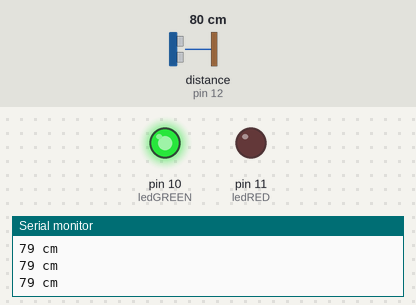
The sketch below on a simulated Arduino Uno, built with avr-gcc and run on an emulated ATmega328P. On the bench: output pins drawn as LEDs (lit = HIGH), the last lines printed to the serial monitor. Wiring (inferred from the names in the program): ultrasonic range finder: trigger pin 13; echo pin 12. The test bench sets the inputs (shaded band); at power-on: distance to the obstacle (sensor on pin 12) 80 cm. The echo pulse lasts 58.3 µs per cm; pins used as bus, display or sensor lines are not drawn.

Above: at 1.3 s.
1.4 s: distance to the obstacle (sensor on pin 12) set to 6 cm
2.9 s: distance to the obstacle (sensor on pin 12) set to 3 cm
At 4.2 s:
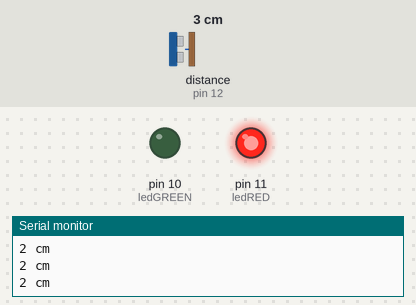
4.5 s: distance to the obstacle (sensor on pin 12) set to 9 cm
At 5.7 s:
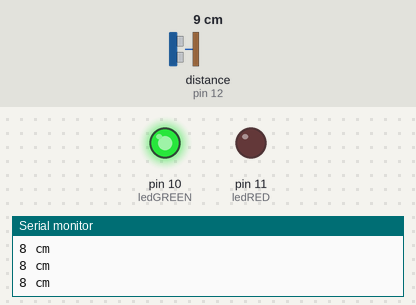
6.0 s: distance to the obstacle (sensor on pin 12) set to 2 cm
At 7.0 s:
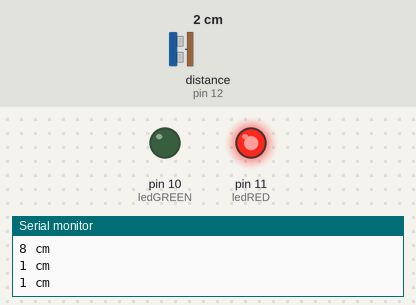
Timing chart, 0 to 8.5 s (numbered marks = the images above; inputs shaded):
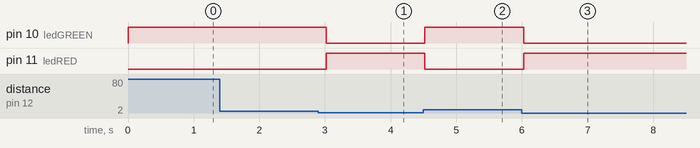

The sketch:

sr04.ino
```cpp
/*HC-SR04 distance sensor
VCC to arduino 5v GND to arduino GND
Echo to Arduino pin 13 Trig to Arduino pin 12
Red POS to Arduino pin 11
Green POS to Arduino pin 10
560 ohm resistor to both LED NEG
and GRD power rail*/
#define trigPin 13
#define echoPin 12
#define ledRED 11
#define ledGREEN 10
void setup() {
  Serial.begin (9600);
  pinMode(trigPin, OUTPUT);
  pinMode(echoPin, INPUT);
  pinMode(ledRED, OUTPUT);
  pinMode(ledGREEN, OUTPUT);
}
void loop() {
  long duration, distance;
  digitalWrite(trigPin, LOW);  // Added this line
  delayMicroseconds(2); // Added this line
  digitalWrite(trigPin, HIGH);
//  delayMicroseconds(1000); - Removed this line
  delayMicroseconds(10); // Added this line
  digitalWrite(trigPin, LOW);
  duration = pulseIn(echoPin, HIGH);
  distance = (duration/2) / 29.1;
  if (distance < 4) {
     // This is where the LED On/Off happens
    digitalWrite(ledRED,HIGH);
// When the Red condition is met,
// the Green LED should turn off
  digitalWrite(ledGREEN,LOW);
}
  else {
    digitalWrite(ledRED,LOW);
    digitalWrite(ledGREEN,HIGH);
  }
  if (distance >= 200 || distance <= 0){
    Serial.println("Out of range");
  }
  else {
    Serial.print(distance);
    Serial.println(" cm");
  }
  delay(500);
}
```

Measured:
- the behaviour switches between 5 and 4 cm on distance to the obstacle (sensor on pin 12) (found by bisection; images 0 and 1)
- after the input at 2.9 s, pin 10 (ledGREEN): HIGH → LOW after 0.12 s; pin 11 (ledRED): LOW → HIGH after 0.12 s
- after the input at 4.5 s, pin 10 (ledGREEN): LOW → HIGH at once; pin 11 (ledRED): HIGH → LOW at once
- after the input at 6.0 s, pin 10 (ledGREEN): HIGH → LOW at once; pin 11 (ledRED): LOW → HIGH at once
